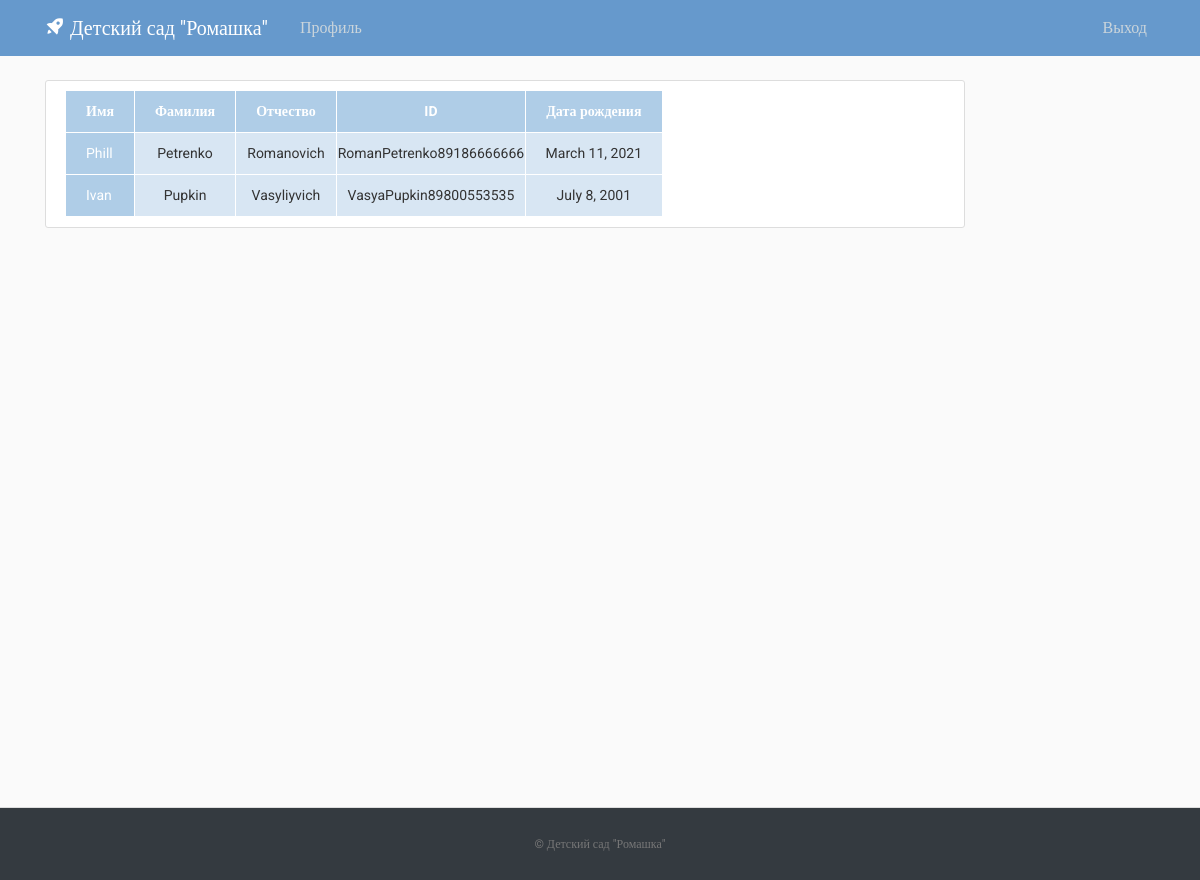
Screenshot of / (signed in) with the database file from the repository.
### planner/models.py (models this page shows, shortened)
class Child_Info(models.Model):
    first_name = models.CharField(max_length=40)
    last_name = models.CharField(max_length=40)
    patronymic = models.CharField(max_length=40)
    id_parent = models.ForeignKey(Parent_Info, on_delete=models.CASCADE)
    birthdate = models.DateField()

class Parent_Info(models.Model):
    first_name = models.CharField(max_length=40)
    last_name = models.CharField(max_length=40)
    phone_number = models.IntegerField()
    def __str__(self):
        return self.first_name + self.last_name +(str)(self.phone_number)

### planner/views.py (the view)
# urls.py: path('', ChildRecordListView.as_view(), name='planner-home'),
class ChildRecordListView(LoginRequiredMixin, ListView):
    model = Child_Info
    template_name = 'planner/home.html'
    context_object_name = 'child_records'

### planner/templates/planner/home.html
{% extends "planner/base.html" %}
{% block content %}
    <article class="media content-section">
        <table>
            <tr>
                <th scope="col">Имя</th>
                <th scope="col">Фамилия</th>
                <th scope="col">Отчество</th>
                <th scope="col">ID</th>
                <th scope="col">Дата рождения</th>
            </tr>
            {% for record in child_records %}
                <tr>
                    <td>{{ record.first_name }}</td>
                    <td>{{ record.last_name }}</td>
                    <td>{{ record.patronymic }}</td>
                    <td>{{ record.id_parent }}</td>
                    <td>{{ record.birthdate }}</td>
                </tr>
            {% endfor %}
        </table>
    </article>
{% endblock content %}

### planner/static/planner/css/styles.css (style rules this page uses)
table { font-size: 14px; border-collapse: collapse; text-align: center; }
th, td:first-child { background: #AFCDE7; color: white; padding: 10px 20px; }
th, td { border-style: solid; border-width: 0 1px 1px 0; border-color: white; }
td { background: #D8E6F3; }
th:first-child, td:first-child { text-align: left; }
body, html { width:100%; height:100% }
body { margin:0; padding:0; background: #fafafa; color: #333333; margin-top: 5rem; font-family:Roboto; }
.content-section { background: #ffffff; padding: 10px 20px; border: 1px solid #dddddd; border-radius: 3px; margin-bottom: 20px; }

### rows the page displays
Child_Info: first_name "Phill", last_name "Petrenko", patronymic "Romanovich", id_parent "RomanPetrenko89186666666", birthdate "March 11, 2021"
Child_Info: first_name "Ivan", last_name "Pupkin", patronymic "Vasyliyvich", id_parent "VasyaPupkin89800553535", birthdate "July 8, 2001"
